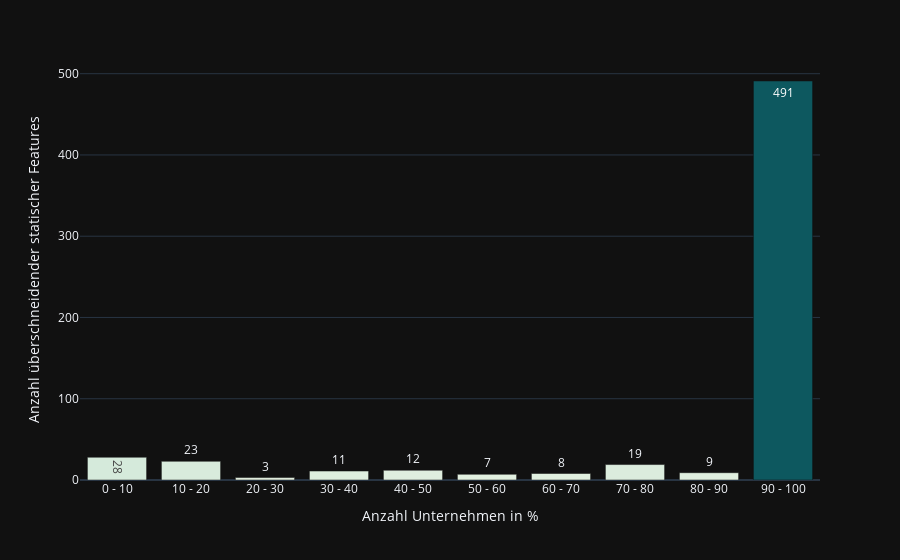

Notebook code cell kept with this figure:
### Code cell
import plotly.express as px

fig = px.bar(
    grouped,
    x="companyCountIn%",
    y="sameFeatureCount",
    color="sameFeatureCount",
    color_continuous_scale="mint",
    text_auto=True,
    labels={
        "sameFeatureCount": "Anzahl überschneidender statischer Features",
        "companyCountIn%": "Anzahl Unternehmen in %"
    },
)
fig.update_traces(cliponaxis=False)
fig.update_coloraxes(showscale=False)
fig.write_image(config.data_dir / "figures" / "static-same-features-count.png")
fig.show()

### Figure 1 — Plotly figure (JSON) as saved in the notebook; plotly's stock layout.template omitted (floating-point values rounded to 4 significant figures)
{"data": [{"hovertemplate": "Anzahl Unternehmen in %=%{x}<br>Anzahl überschneidender statischer Features=%{marker.color}<extra></extra>", "legendgroup": "", "marker": {"color": [28, 23, 3, 11, 12, 7, 8, 19, 9, 491], "coloraxis": "coloraxis", "pattern": {"shape": ""}}, "name": "", "orientation": "v", "showlegend": false, "textposition": "auto", "texttemplate": "%{y}", "x": ["0 - 10", "10 - 20", "20 - 30", "30 - 40", "40 - 50", "50 - 60", "60 - 70", "70 - 80", "80 - 90", "90 - 100"], "xaxis": "x", "y": [28, 23, 3, 11, 12, 7, 8, 19, 9, 491], "yaxis": "y", "type": "bar", "cliponaxis": false}], "layout": {"xaxis": {"anchor": "y", "domain": [0.0, 1.0], "title": {"text": "Anzahl Unternehmen in %"}}, "yaxis": {"anchor": "x", "domain": [0.0, 1.0], "title": {"text": "Anzahl überschneidender statischer Features"}}, "coloraxis": {"colorbar": {"title": {"text": "Anzahl überschneidender statischer Features"}}, "colorscale": [[0.0, "rgb(228, 241, 225)"], [0.1667, "rgb(180, 217, 204)"], [0.3333, "rgb(137, 192, 182)"], [0.5, "rgb(99, 166, 160)"], [0.6667, "rgb(68, 140, 138)"], [0.8333, "rgb(40, 114, 116)"], [1.0, "rgb(13, 88, 95)"]], "showscale": false}, "legend": {"tracegroupgap": 0}, "margin": {"t": 60}, "barmode": "relative"}}
